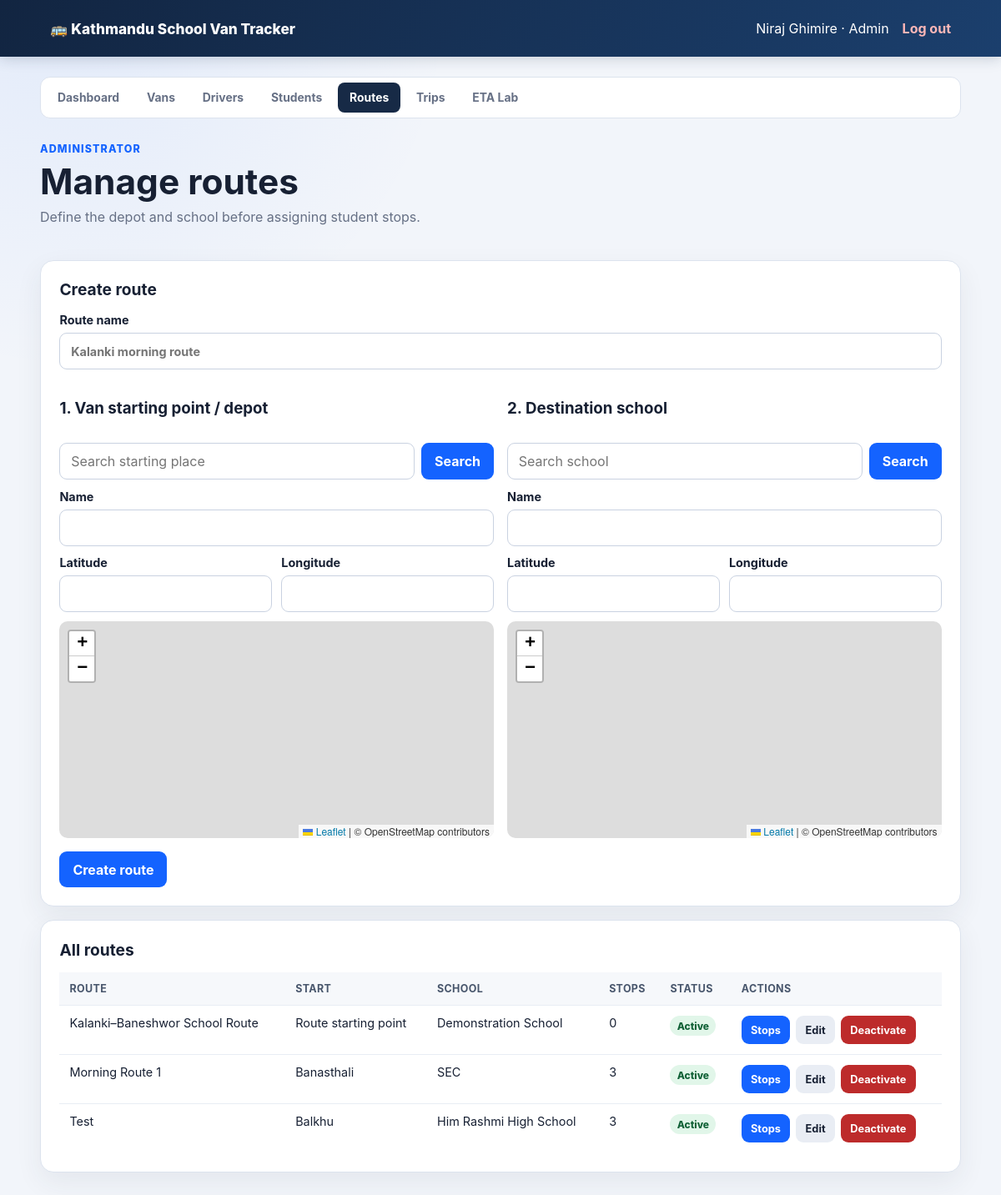
Page /admin/manage-routes.php (signed in) on the committed database.
### tables this page shows
CREATE TABLE `routes` (
  `id` bigint(20) unsigned NOT NULL AUTO_INCREMENT,
  `name` varchar(120) NOT NULL,
  `start_name` varchar(160) NOT NULL,
  `start_lat` decimal(10,8) NOT NULL,
  `start_lng` decimal(11,8) NOT NULL,
  `school_name` varchar(160) NOT NULL,
  `school_lat` decimal(10,8) NOT NULL,
  `school_lng` decimal(11,8) NOT NULL,
  `algorithm` enum('astar','contraction_hierarchy') NOT NULL DEFAULT 'astar',
  `active` tinyint(1) NOT NULL DEFAULT 1,
  `created_at` timestamp NOT NULL DEFAULT current_timestamp(),
  PRIMARY KEY (`id`)
);

### web/includes/auth.php (called while the page is built, shortened)
<?php
function escape(string $value): string
{
    return htmlspecialchars($value, ENT_QUOTES | ENT_SUBSTITUTE, 'UTF-8');
}

### web/admin/manage-routes.php (the view, shortened to what this page needs)
<?php
require_once dirname(__DIR__) . '/includes/auth.php';
require_once dirname(__DIR__) . '/includes/layout.php';
$pdo = database();
$form = [
    'route_id' => '',
    'name' => '',
    'start_name' => '',
    'start_lat' => '',
    'start_lng' => '',
    'school_name' => '',
    'school_lat' => '',
    'school_lng' => '',
];
$routes = $pdo->query(
    'SELECT r.*,
            (SELECT COUNT(*) FROM route_students rs WHERE rs.route_id = r.id) AS stop_count
     FROM routes r ORDER BY r.active DESC, r.name'
)->fetchAll();
?>
<link rel="stylesheet" href="https://unpkg.com/leaflet@1.9.4/dist/leaflet.css">
<div class="page-heading">
    <div>
        <span class="eyebrow">Administrator</span>
        <h1>Manage routes</h1>
        <p>Define the depot and school before assigning student stops.</p>
    </div>
</div>
<section class="panel">
    <h2><?= $form['route_id'] === '' ? 'Create route' : 'Edit route' ?></h2>
    <form method="post" class="form-grid">
        <label class="full-width">Route name
            <input name="name" value="<?= escape($form['name']) ?>"
                   placeholder="Kalanki morning route" required>
        </label>
        <div class="location-picker"
             data-location-picker data-name-input="start-name"
             data-lat-input="start-lat" data-lng-input="start-lng">
            <h3>1. Van starting point / depot</h3>
            <div class="location-search-row">
                <input data-role="search" placeholder="Search starting place"
                       value="<?= escape($form['start_name']) ?>">
                <button type="button" data-role="search-button">Search</button>
            </div>
            <label>Name
                <input id="start-name" name="start_name"
                       value="<?= escape($form['start_name']) ?>" required>
            </label>
            <div class="coordinate-grid">
                <label>Latitude
                    <input id="start-lat" name="start_lat" type="number" step="any"
                           value="<?= escape($form['start_lat']) ?>" required>
                </label>
                <label>Longitude
                    <input id="start-lng" name="start_lng" type="number" step="any"
                           value="<?= escape($form['start_lng']) ?>" required>
                </label>
            </div>
            <div class="location-map" data-role="map"></div>
        </div>
        <div class="location-picker"
             data-location-picker data-name-input="school-name"
             data-lat-input="school-lat" data-lng-input="school-lng">
            <h3>2. Destination school</h3>
            <div class="location-search-row">
                <input data-role="search" placeholder="Search school"
                       value="<?= escape($form['school_name']) ?>">
                <button type="button" data-role="search-button">Search</button>
            </div>
            <label>Name
                <input id="school-name" name="school_name"
                       value="<?= escape($form['school_name']) ?>" required>
            </label>
            <div class="coordinate-grid">
                <label>Latitude
                    <input id="school-lat" name="school_lat" type="number" step="any"
                           value="<?= escape($form['school_lat']) ?>" required>
                </label>
                <label>Longitude
                    <input id="school-lng" name="school_lng" type="number" step="any"
                           value="<?= escape($form['school_lng']) ?>" required>
                </label>
            </div>
            <div class="location-map" data-role="map"></div>
        </div>
        <div class="inline-actions full-width">
            <button type="submit"><?= $form['route_id'] === '' ? 'Create route' : 'Save changes' ?></button>
        </div>
    </form>
</section>
<section class="panel">
    <h2>All routes</h2>
    <div class="data-table-wrap">
        <table class="data-table">
            <thead><tr>
                <th>Route</th><th>Start</th><th>School</th><th>Stops</th>
                <th>Status</th><th>Actions</th>
            </tr></thead>
            <tbody>
            <?php foreach ($routes as $route): ?>
                <tr>
                    <td><?= escape($route['name']) ?></td>
                    <td><?= escape($route['start_name']) ?></td>
                    <td><?= escape($route['school_name']) ?></td>
                    <td><?= (int) $route['stop_count'] ?></td>
                    <td><span class="status-badge <?= $route['active'] ? '' : 'inactive' ?>">
                        <?= $route['active'] ? 'Active' : 'Inactive' ?>
                    </span></td>
                    <td><div class="inline-actions">
                        <a class="primary-button small-button"
                           href="<?= APP_BASE_URL ?>/admin/route-stops.php?route_id=<?= (int) $route['id'] ?>">
                            Stops
                        </a>
                        <a class="primary-button small-button secondary-button"
                           href="?edit=<?= (int) $route['id'] ?>">Edit</a>
                        <form method="post">
                            <button class="small-button <?= $route['active'] ? 'danger-button' : '' ?>">
                                <?= $route['active'] ? 'Deactivate' : 'Activate' ?>
                            </button>
                        </form>
                    </div></td>
                </tr>
            <?php endforeach; ?>
            </tbody>
        </table>
    </div>
</section>

### web/assets/css/app.css (style rules this page uses)
:root { --ink: #172033; --muted: #667085; --navy: #172a46; --blue: #1463ff; --orange: #f59e0b; --surface: #ffffff; --background: #f2f5fa; --border: #dce3ee; --danger: #c62828; --cyan: #0ea5a8; --success: #14804a; --soft-blue: #edf4ff; }
* { box-sizing: border-box; }
body { margin: 0; color: var(--ink); background: radial-gradient(circle at 8% 0%, rgb(20 99 255 / 7%), transparent 28rem), var(--background); font-family: Inter, ui-sans-serif, system-ui, -apple-system, BlinkMacSystemFont, "Segoe UI", sans-serif; }
a { color: inherit; }
.user-area, .user-area form, .button-row, .page-heading { display: flex; align-items: center; gap: 1rem; }
.page-heading { justify-content: space-between; margin-bottom: 1.6rem; }
h1, h2, p { margin-top: 0; }
h1 { margin-bottom: .45rem; font-size: clamp(1.8rem, 4vw, 2.65rem); }
h2 { font-size: 1.2rem; }
.eyebrow { display: block; margin-bottom: .4rem; color: var(--blue); font-size: .78rem; font-weight: 800; letter-spacing: .09em; text-transform: uppercase; }
.page-heading p, .muted, .auth-card p, .metric-card small { color: var(--muted); }
.metric-card, .panel, .auth-card { padding: 1.4rem; border: 1px solid var(--border); border-radius: 16px; background: var(--surface); box-shadow: 0 12px 32px rgb(37 50 75 / 7%); }
.panel { margin-bottom: 1rem; }
.primary-button, button { display: inline-flex; min-height: 42px; padding: .7rem 1rem; align-items: center; justify-content: center; border: 0; border-radius: 9px; color: white; background: var(--blue); font: inherit; font-weight: 750; text-decoration: none; cursor: pointer; }
label { display: grid; gap: .45rem; font-size: .9rem; font-weight: 700; }
input, select { width: 100%; min-height: 44px; padding: .7rem .8rem; border: 1px solid #c9d2e1; border-radius: 9px; background: white; color: var(--ink); font: inherit; }
.form-grid { display: grid; grid-template-columns: repeat(2, minmax(0, 1fr)); gap: 1rem; }
.form-grid .full-width { grid-column: 1 / -1; }
.data-table-wrap { overflow-x: auto; }
.data-table { width: 100%; border-collapse: collapse; font-size: .9rem; }
.data-table th, .data-table td { padding: .75rem; border-bottom: 1px solid #e8edf4; text-align: left; vertical-align: top; }
.data-table th { color: #48566c; background: #f6f8fb; font-size: .78rem; letter-spacing: .03em; text-transform: uppercase; }
.data-table tr:last-child td { border-bottom: 0; }
.inline-actions { display: flex; flex-wrap: wrap; gap: .45rem; align-items: center; }
.small-button { min-height: 34px; padding: .45rem .7rem; font-size: .8rem; }
.secondary-button { color: var(--ink); background: #e9edf4; }
.danger-button { background: #bd2b2b; }
.status-badge { display: inline-flex; padding: .28rem .52rem; border-radius: 999px; color: #116237; background: #e1f6e9; font-size: .75rem; font-weight: 800; }
.location-picker { display: grid; gap: .7rem; }
.location-search-row { display: grid; grid-template-columns: 1fr auto; gap: .5rem; }
.location-map { height: 260px; border-radius: 10px; }
.coordinate-grid { display: grid; grid-template-columns: 1fr 1fr; gap: .7rem; }

### rows in the picture
routes: name "Kalanki–Baneshwor School Route", start_name "Route starting point", school_name "Demonstration School", stop_count "0", active "Active"
routes: name "Morning Route 1", start_name "Banasthali", school_name "SEC", stop_count "3", active "Active"
routes: name "Test", start_name "Balkhu", school_name "Him Rashmi High School", stop_count "3", active "Active"

### other values in the picture
APP_NAME "Kathmandu School Van Tracker"
$userName "Niraj Ghimire"
$role "Admin"
$label "Dashboard"
$label "Vans"
$label "Drivers"
$label "Students"
$label "Routes"
$label "Trips"
$label "ETA Lab"
